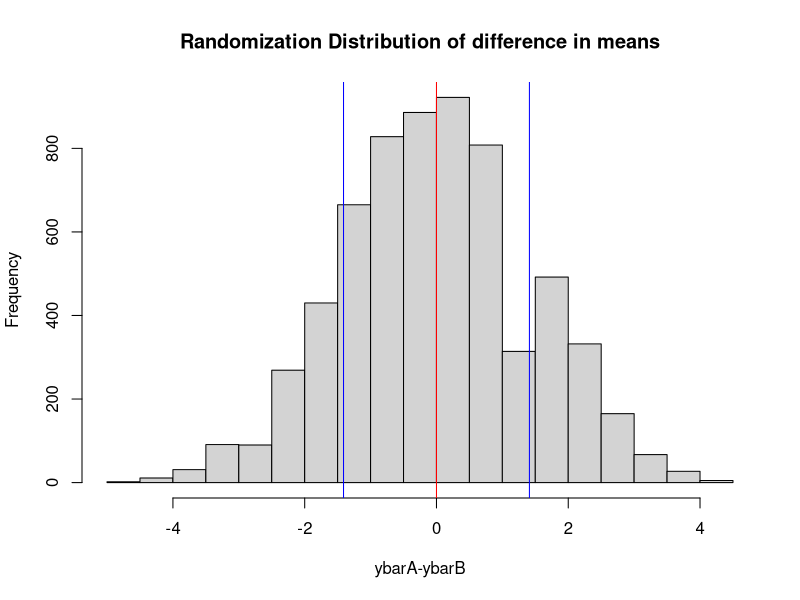

Generate this figure with R:
yA <- c(2,4,2,1,9,9,2,2)
yB <- c(8,3,5,3,7,7,4)
beer <- c(yA,yB) #pool data
N <- choose(15,8)
res <- numeric(N) # store the results
#install.packages("combinat") # if package not installed then remove comment
library(combinat)
index <-combn(1:15,8) # Generate N treatment assignments
for (i in 1:N)
{
  res[i] <- mean(beer[index[,i]])-mean(beer[-index[,i]])
}
hist(res,xlab="ybarA-ybarB", main="Randomization Distribution of difference in means")

observed <- mean(yA)-mean(yB) #store observed mean difference
abline(v=observed,col="blue") #add line at observed mean diff
abline(v=-observed,col="blue") #add line at observed mean diff

tbar <- mean(res)
abline(v=tbar,col="red") #add line at observed mean diff
pval <- sum(abs(res-tbar)>=abs(observed-tbar))/N
pval

t.test(yA,yB)

X <-rbind(c(1,1,1,1),c(1,1,-1,-1),c(1,-1,1,-1),c(1,-1,-1,1))

solve( t(X) %*% X ) %*% t(X)

X1 <-rbind(c(1,1,1,1),c(1,1,0,0),c(1,0,1,0),c(1,0,0,1))
solve( t(X1) %*% X1 ) %*% t(X1)
